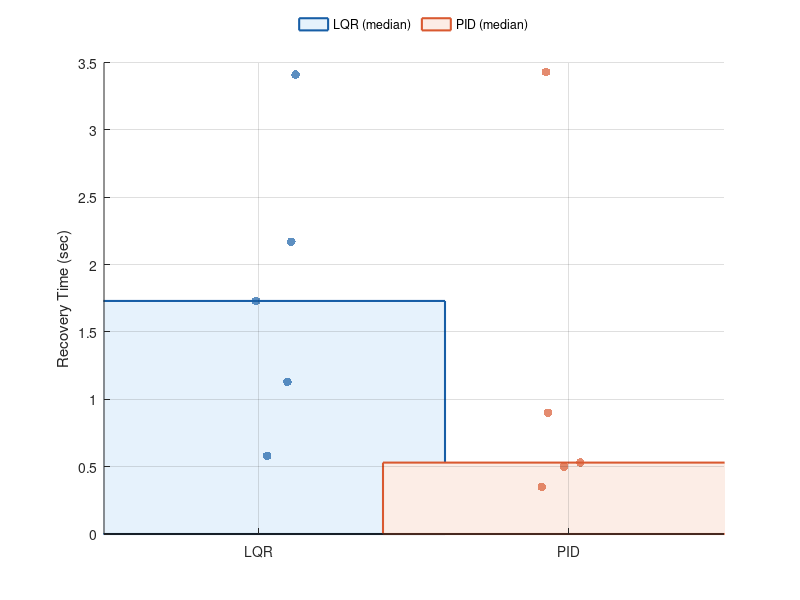

Here is the MATLAB script that generated this plot:
%% Data
lqr_trials = [2.17, 0.58, 1.13, 1.73, 3.41]; %lqr Recovery times 
pid_trials = [0.53, 0.35, 0.50, 0.90, 3.43];
lqr_median = median(lqr_trials);
pid_median = median(pid_trials);

%graphs
figure;
h1= bar(1, lqr_median, 'FaceColor',[0.90 0.95 0.99], 'EdgeColor', [0.09 0.37 0.65], 'LineWidth',1.5,'BarWidth',0.6); 
hold on;
h2= bar(2, pid_median, 'FaceColor',[0.99 0.93 0.90], 'EdgeColor', [0.85 0.35 0.19], 'LineWidth',1.5,'BarWidth',0.6);

jitter_lqr = 1+(rand(1,length(lqr_trials))-0.5)*0.25;
jitter_pid = 2+(rand(1,length(pid_trials))-0.5)*0.25;
scatter(jitter_lqr, lqr_trials, 40,[0.09 0.37 0.65], 'filled', 'MarkerFaceAlpha', 0.7);
scatter(jitter_pid, pid_trials, 40,[0.85 0.35 0.19], 'filled', 'MarkerFaceAlpha', 0.7);

set(gca, 'XTick', [1,2], 'XTickLabel', {'LQR', 'PID'}); %gca=get current axis
xlim([0.5, 2.5]);
ylabel('Recovery Time (sec)');
legend([h1,h2],{'LQR (median)', 'PID (median)'}, 'Location', 'northoutside', 'Orientation', 'horizontal','Box','off');
box off;
grid on;
